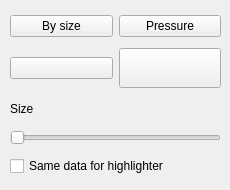
<?xml version="1.0" encoding="UTF-8"?>
<ui version="4.0">
 <class>pen_ui</class>
 <widget class="QWidget" name="pen_ui">
  <property name="geometry">
   <rect>
    <x>0</x>
    <y>0</y>
    <width>230</width>
    <height>190</height>
   </rect>
  </property>
  <property name="maximumSize">
   <size>
    <width>230</width>
    <height>190</height>
   </size>
  </property>
  <property name="windowTitle">
   <string>Form</string>
  </property>
  <widget class="QWidget" name="verticalLayoutWidget">
   <property name="geometry">
    <rect>
     <x>10</x>
     <y>10</y>
     <width>211</width>
     <height>171</height>
    </rect>
   </property>
   <layout class="QVBoxLayout" name="verticalLayout">
    <item>
     <layout class="QHBoxLayout" name="horizontalLayout">
      <item>
       <widget class="QPushButton" name="button_size">
        <property name="text">
         <string>By size</string>
        </property>
       </widget>
      </item>
      <item>
       <widget class="QPushButton" name="button_pressure">
        <property name="text">
         <string>Pressure</string>
        </property>
       </widget>
      </item>
     </layout>
    </item>
    <item>
     <layout class="QHBoxLayout" name="horizontalLayout_2">
      <item>
       <widget class="QPushButton" name="button_continua">
        <property name="text">
         <string/>
        </property>
        <property name="icon">
         <iconset resource="../../../writernote.qrc">
          <normaloff>:/image/images/linea-totale.png</normaloff>:/image/images/linea-totale.png</iconset>
        </property>
        <property name="iconSize">
         <size>
          <width>50</width>
          <height>40</height>
         </size>
        </property>
       </widget>
      </item>
      <item>
       <widget class="QPushButton" name="button_tratti">
        <property name="minimumSize">
         <size>
          <width>40</width>
          <height>40</height>
         </size>
        </property>
        <property name="text">
         <string/>
        </property>
        <property name="icon">
         <iconset resource="../../../writernote.qrc">
          <normaloff>:/image/images/linea-parziale.png</normaloff>:/image/images/linea-parziale.png</iconset>
        </property>
        <property name="iconSize">
         <size>
          <width>50</width>
          <height>40</height>
         </size>
        </property>
       </widget>
      </item>
     </layout>
    </item>
    <item>
     <widget class="QLabel" name="label">
      <property name="maximumSize">
       <size>
        <width>16777215</width>
        <height>20</height>
       </size>
      </property>
      <property name="text">
       <string>Size</string>
      </property>
     </widget>
    </item>
    <item>
     <widget class="QSlider" name="slider_size">
      <property name="orientation">
       <enum>Qt::Horizontal</enum>
      </property>
     </widget>
    </item>
    <item>
     <widget class="QCheckBox" name="checkBox">
      <property name="text">
       <string>Same data for highlighter</string>
      </property>
     </widget>
    </item>
   </layout>
  </widget>
 </widget>
 <resources>
  <include location="../../../writernote.qrc"/>
 </resources>
 <connections/>
</ui>
